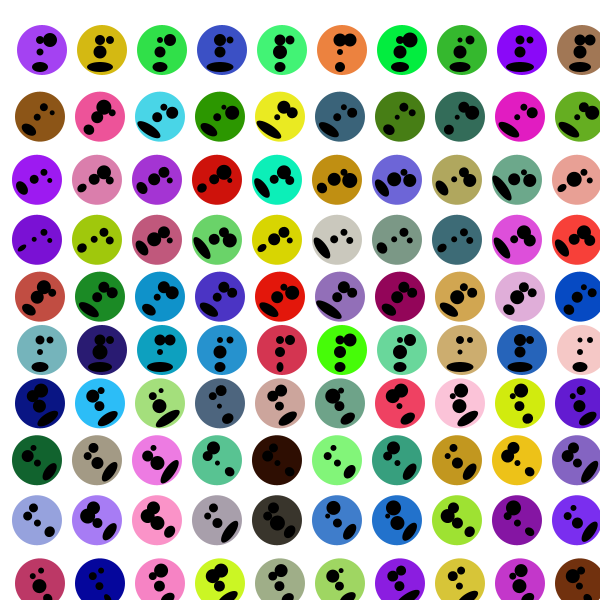
Frame 1 (no input)
Frame 60 (the mouse pressed at the canvas centre just before this capture): identical to frame 1, image omitted
Frame 120 (the mouse held since frame 60 and released just before this capture): identical to frame 1, image omitted

The Processing sketch that drew this single still picture (run headless with seeded random() and noise(); from frame 60 on, the mouse is pressed at the canvas centre):

// Processing sketch: processing_88503
// ── processing_88503.pde

int fila = 600/10;
int angulo=0;
int count=0;

void setup()
{
  size(600,600);
  rectMode(CENTER);
  
  background(255);
}

void draw()
{
noStroke();
  if (count < 1) {
    for (int x = 0; x < width; x += fila) {
      for (int y = 0; y < height; y += fila) {
        float valorx = map(x, 0, width, 0, 1);
        float valory = map(y, 0, height, 0, 1);
        drawHappyFace(x, y, angulo);
        angulo++;
      }
    }
    count++;
  }
   
}

void drawHappyFace(int i, int j, int rota){
    pushMatrix();

        translate(i+30,j+50);
        rotate(sin(map(rota, 0, 10, 0, TWO_PI)));



        



        
        fill(random(0,255),random(0,255),random(0,255));
        beginShape();
  ellipse(42-30,30-30,50,50);
  
 
  endShape(CLOSE);
  
//nose
fill(0);
  beginShape();
  int size3 = round(random(5,15));
  ellipse(40-30,32-30, size3,size3);
  
  endShape(CLOSE);
   
  //eyes
  fill(0);
  int size1 = round(random(5, 15));
  ellipse(40-20, 20-30, size1, size1);
  int size2 = round(random(5, 15));
  ellipse(40-30, 20-30, size2, size2);
   
   //mouth
   beginShape();
   int size4 = round(random(5,30));
   ellipse(40-30,47-30,size4,10);
   endShape();
 
   
   
  popMatrix();
}


  

        
                
                

        
        
      
    



  
  
